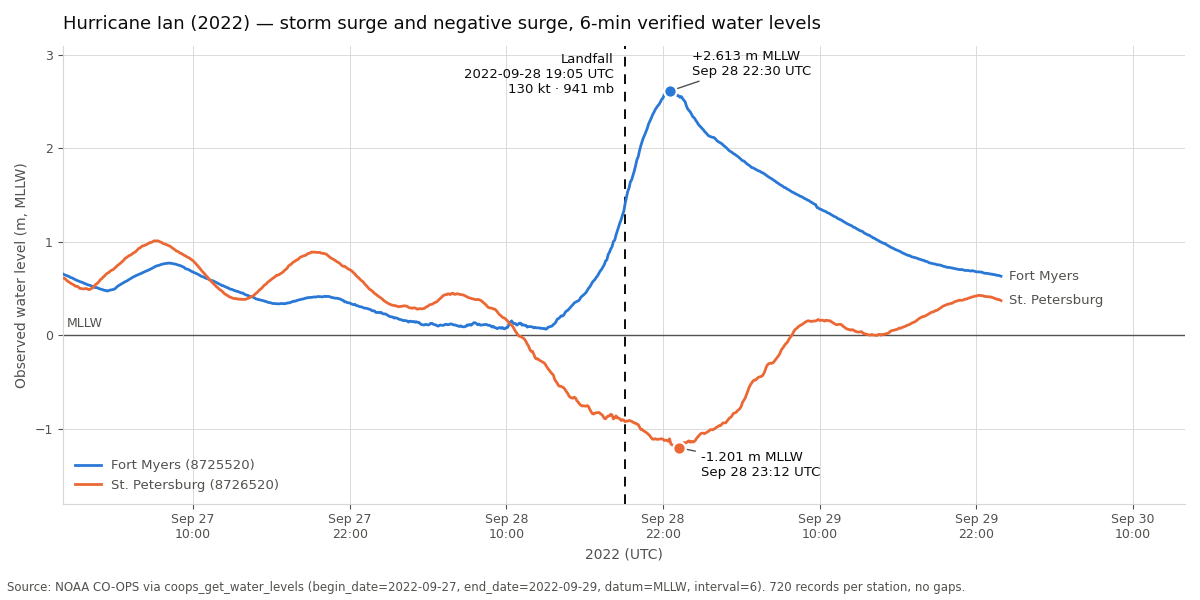

Write Python code to recreate this figure.
"""Observed water level at two CO-OPS stations during Hurricane Ian's landfall.

Fort Myers (8725520) sits ~55 km southeast of the Cayo Costa landfall, in the
onshore-flow right-front quadrant, and records a +2.613 m MLLW surge. St.
Petersburg (8726520), ~130 km north, was under offshore flow and records a
-1.201 m negative surge (blowout) at almost the same moment.

Input is the saved JSON response of coops_get_water_levels for both stations
(fixed window 2022-09-27 to 2022-09-29, datum MLLW, 6-min interval), so this
replots without network access.
"""

import json
import os
from datetime import datetime

import matplotlib

matplotlib.use("Agg")
import matplotlib.pyplot as plt
import matplotlib.dates as mdates

# Default 100 dpi keeps the PNG under 1600 px for on-screen review.
# For print (>=300 dpi at 190 mm column width):
#   FIG_DPI=300 FIG_OUT=submission/figures python3 examples/ian_coops_surge_vs_blowout.py
DPI = int(os.environ.get("FIG_DPI", "100"))
OUTDIR = os.environ.get("FIG_OUT", "examples")

SERIES_1 = "#2a78d6"  # blue   — validated categorical slot 1
SERIES_2 = "#eb6834"  # orange — validated categorical slot 2
INK = "#0b0b0b"
MUTED = "#52514e"
GRID = "#d8d7d2"

LANDFALL = datetime(2022, 9, 28, 19, 5)  # HURDAT2 'L', Cayo Costa FL, 130 kt

STATIONS = [
    ("8725520", SERIES_1, "surge"),
    ("8726520", SERIES_2, "blowout"),
]


def load():
    """Load the saved coops_get_water_levels responses."""
    with open("examples/ian_coops_water_levels.json") as fh:
        return json.load(fh)


def series(payload):
    """Extract (times, values) from one station's tool response."""
    records = payload["data"]["data"]
    times, values = [], []
    for rec in records:
        if rec.get("v") in (None, "", " "):
            continue
        times.append(datetime.strptime(rec["t"], "%Y-%m-%d %H:%M"))
        values.append(float(rec["v"]))
    return times, values


def main():
    payloads = load()

    fig, ax = plt.subplots(figsize=(12, 6))

    ax.axhline(0, color=MUTED, linewidth=1, zorder=2)
    ax.annotate("MLLW", xy=(0.004, 0), xycoords=("axes fraction", "data"),
                xytext=(0, 4), textcoords="offset points",
                fontsize=9, color=MUTED, va="bottom")

    ax.axvline(LANDFALL, color=INK, linewidth=1.4, linestyle=(0, (5, 4)), zorder=3)
    ax.annotate(
        "Landfall\n2022-09-28 19:05 UTC\n130 kt · 941 mb",
        xy=(LANDFALL, 3.02),
        xytext=(-8, 0),
        textcoords="offset points",
        ha="right", va="top",
        fontsize=9.5, color=INK,
    )

    for station_id, color, _ in STATIONS:
        payload = payloads[station_id]
        name = payload["data"]["metadata"]["name"]
        times, values = series(payload)
        ax.plot(times, values, color=color, linewidth=2,
                label=f"{name} ({station_id})", zorder=4)

        peak_i = max(range(len(values)), key=lambda i: values[i])
        min_i = min(range(len(values)), key=lambda i: values[i])
        # Annotate whichever extreme is the storm response for this station.
        idx = peak_i if abs(values[peak_i]) > abs(values[min_i]) else min_i
        mark = values[idx]
        ax.plot([times[idx]], [mark], marker="o", markersize=9, color=color,
                markeredgecolor="white", markeredgewidth=1.6, zorder=6)
        offset = (16, 12) if mark > 0 else (16, -20)
        ax.annotate(
            f"{mark:+.3f} m MLLW\n{times[idx]:%b %d %H:%M} UTC",
            xy=(times[idx], mark),
            xytext=offset,
            textcoords="offset points",
            fontsize=9.5, color=INK,
            arrowprops=dict(arrowstyle="-", color=MUTED, linewidth=1),
        )

        # Direct label at the end of each trace, so identity is never colour-alone.
        ax.annotate(
            name,
            xy=(times[-1], values[-1]),
            xytext=(6, 0),
            textcoords="offset points",
            fontsize=9.5, color=MUTED, va="center",
        )

    ax.set_ylabel("Observed water level (m, MLLW)", fontsize=10, color=MUTED)
    ax.set_xlabel("2022 (UTC)", fontsize=10, color=MUTED)
    ax.set_ylim(-1.8, 3.1)
    ax.set_xlim(datetime(2022, 9, 27), datetime(2022, 9, 30, 14))
    ax.xaxis.set_major_locator(mdates.HourLocator(interval=12))
    ax.xaxis.set_major_formatter(mdates.DateFormatter("%b %d\n%H:%M"))

    ax.grid(True, color=GRID, linewidth=0.7, alpha=0.9)
    ax.set_axisbelow(True)
    for side in ("top", "right"):
        ax.spines[side].set_visible(False)
    for side in ("left", "bottom"):
        ax.spines[side].set_color(GRID)
    ax.tick_params(colors=MUTED, labelsize=9)

    ax.set_title(
        "Hurricane Ian (2022) — storm surge and negative surge, "
        "6-min verified water levels",
        fontsize=13, color=INK, loc="left", pad=12,
    )
    ax.legend(frameon=False, fontsize=9.5, loc="lower left", labelcolor=MUTED)

    fig.text(
        0.006, 0.015,
        "Source: NOAA CO-OPS via coops_get_water_levels "
        "(begin_date=2022-09-27, end_date=2022-09-29, datum=MLLW, interval=6). "
        "720 records per station, no gaps.",
        fontsize=8.5, color=MUTED, ha="left",
    )
    fig.tight_layout(rect=(0, 0.04, 1, 1))
    out = os.path.join(OUTDIR, "ian_coops_surge_vs_blowout.png")
    fig.savefig(out, dpi=DPI, facecolor="white")
    print(f"wrote {out}")


if __name__ == "__main__":
    main()
